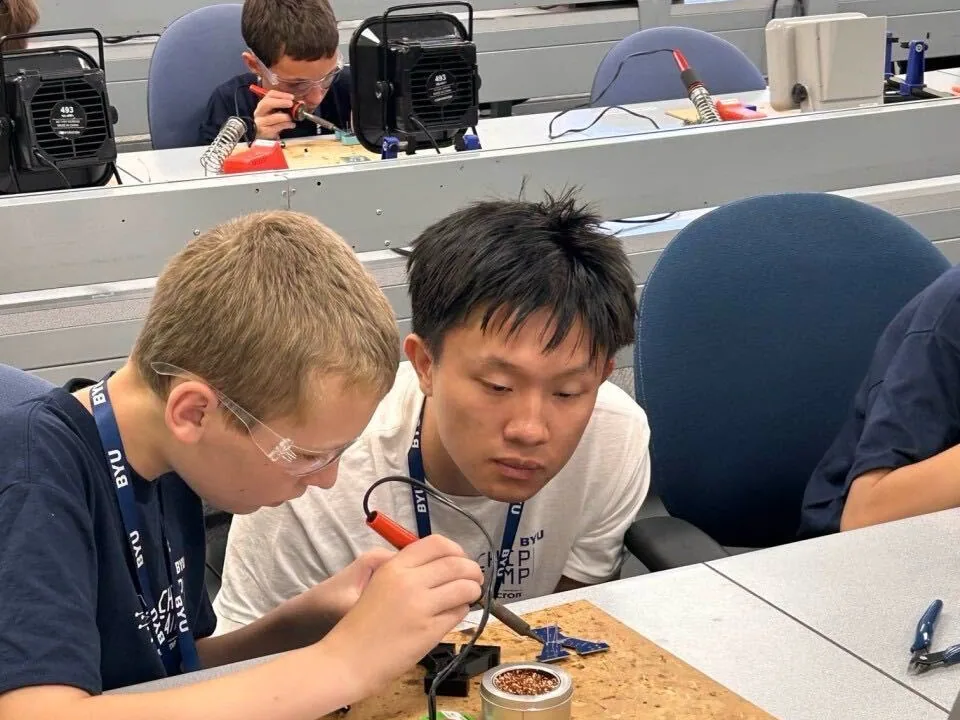
#> input picture src/assets/img/outreach-chip-camp.webp, 960 x 720 px, given in place of IMG_3264.jpg, which was not available
$ python optimize-images.py
#> lines starting #> are read from the running program, lines starting #| are printed output that depends on the picture
#!/usr/bin/env python3
"""Generate optimized site images from the originals in assets-src/.

Run with: npm run images
Requires Pillow. Outputs go to src/assets/img/ (bundled by Vite) and public/og.jpg.
"""
import io
import os
import sys

from PIL import Image, ImageCms, ImageOps

ROOT = os.path.dirname(os.path.dirname(os.path.abspath(__file__)))
SRC = os.path.join(ROOT, "assets-src")
OUT = os.path.join(ROOT, "src", "assets", "img")
PUBLIC = os.path.join(ROOT, "public")

SRGB = ImageCms.createProfile("sRGB")


def load(name):
    im = Image.open(os.path.join(SRC, name))
    im = ImageOps.exif_transpose(im)
    icc = im.info.get("icc_profile")
    if icc:
        try:
            im = ImageCms.profileToProfile(
                im.convert("RGB"), ImageCms.ImageCmsProfile(io.BytesIO(icc)), SRGB, outputMode="RGB"
            )
        except Exception as exc:  # fall back to a plain conversion
            print(f"  (icc conversion skipped for {name}: {exc})")
    return im.convert("RGB")


def crop_aspect(im, aspect, fx=0.5, fy=0.5, zoom=1.0):
    """Crop to width/height == aspect, centred on the focal point (fractions).

    zoom > 1 shrinks the crop window for a tighter view.
    """
    w, h = im.size
    if w / h > aspect:
        nw, nh = int(round(h * aspect)), h
    else:
        nw, nh = w, int(round(w / aspect))
    nw, nh = int(round(nw / zoom)), int(round(nh / zoom))
    left = min(max(int(round(fx * w - nw / 2)), 0), w - nw)
    top = min(max(int(round(fy * h - nh / 2)), 0), h - nh)
    return im.crop((left, top, left + nw, top + nh))


def fit_width(im, max_w):
    if im.width <= max_w:
        return im
    return im.resize((max_w, int(round(im.height * max_w / im.width))), Image.LANCZOS)


def save_webp(im, name, quality=82, limit_kb=300):
    path = os.path.join(OUT, name)
    for q in (quality, 76, 70, 64):
        im.save(path, "WEBP", quality=q, method=6)
        size = os.path.getsize(path) / 1024
        if size <= limit_kb:
            break
    print(f"  {name:32s} {im.width}x{im.height}  q{q}  {size:6.1f} KB")


def main():
    os.makedirs(OUT, exist_ok=True)
    print("Generating images...")

    lake = load("IMG_3264.jpg")
#> in load, im is the input picture: PIL image 960x720 RGB; mean R, G, B 134.4, 121.8, 115.9
    save_webp(fit_width(lake, 1800), "hero-auv.webp", limit_kb=350)
#> the loop in save_webp, `for q in (quality, 76, 70, 64):` made 1 pass
#> size on pass 1: 87.05
#|   hero-auv.webp                    960x720  q82    87.1 KB
    save_webp(fit_width(lake, 960), "hero-auv-960.webp", limit_kb=200)
#> the loop in save_webp (call 2), `for q in (quality, 76, 70, 64):` made 1 pass
#|   hero-auv-960.webp                960x720  q82    87.1 KB

    og = fit_width(crop_aspect(lake, 1200 / 630, 0.65, 0.45), 1200)
#> in crop_aspect, `return im.crop((left, top, left + nw, top + nh))`:
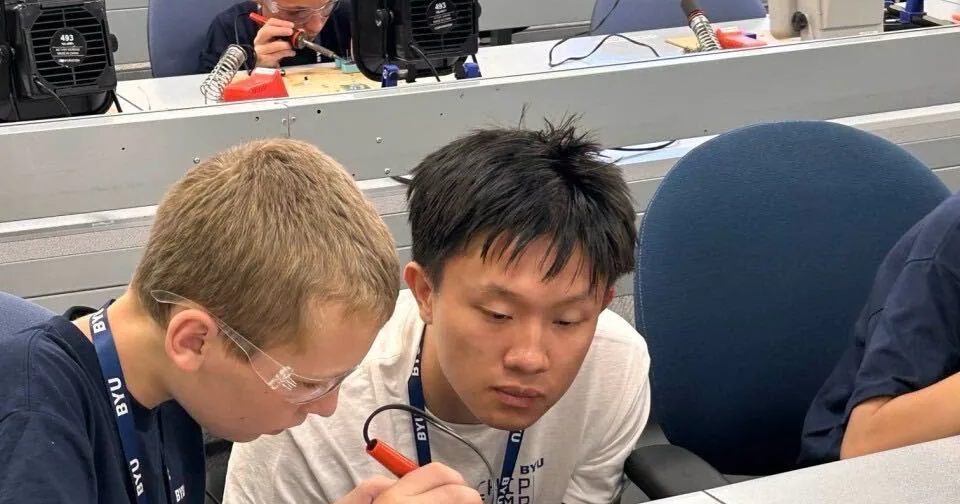
#> returned value: PIL image 960x504 RGB; mean R, G, B 122.7, 112.1, 108.6
    og.save(os.path.join(PUBLIC, "og.jpg"), "JPEG", quality=80, progressive=True, optimize=True)
    print(f"  {'public/og.jpg':32s} {og.width}x{og.height}  {os.path.getsize(os.path.join(PUBLIC, 'og.jpg'))/1024:6.1f} KB")
#|   public/og.jpg                    960x504    73.2 KB

    poster = load("IMG_5664.jpg")
#> call 2 of load, with name = 'IMG_5664.jpg'
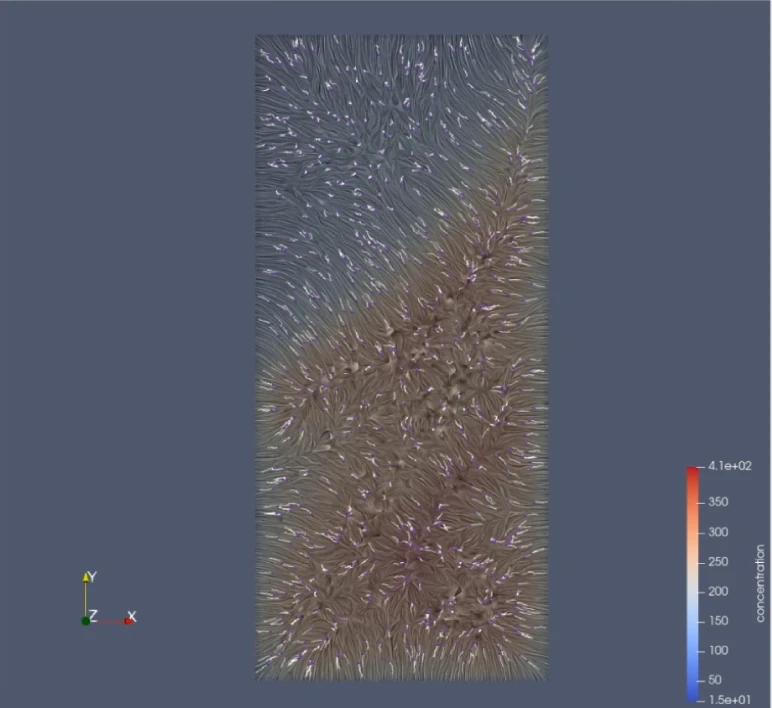
#> input picture src/assets/img/project-2d-chemokine.webp, 772 x 708 px, given in place of IMG_5664.jpg, which was not available
#> in load, im is the input picture: PIL image 772x708 RGB; mean R, G, B 87.6, 90.7, 104.4
    save_webp(fit_width(crop_aspect(poster, 16 / 10, 0.50, 0.35), 1200), "research-aria-poster.webp")
#> call 2 of crop_aspect, with aspect = 1.6, fx = 0.5, fy = 0.35, zoom = 1
#> in crop_aspect (call 2), `return im.crop((left, top, left + nw, top + nh))`:
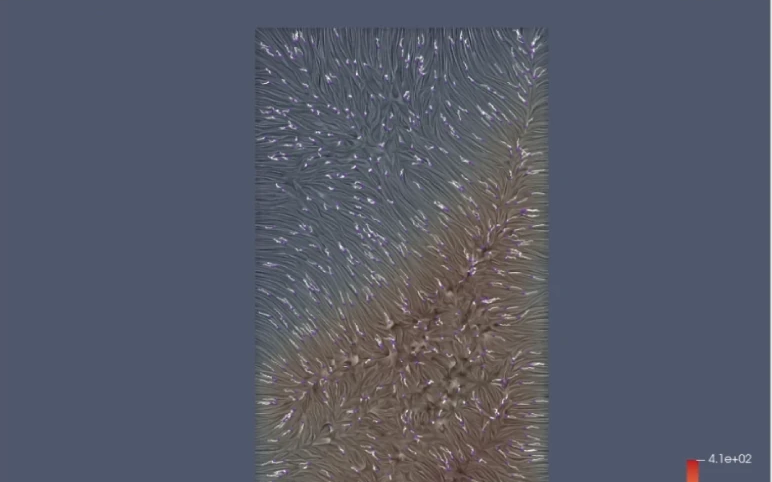
#> returned value: PIL image 772x482 RGB; mean R, G, B 86.3, 90.3, 104.6
#|   research-aria-poster.webp        772x482  q82    19.6 KB

    # Figure taken from the CONSORT project site (frostlab.byu.edu/consort-planner)
    save_webp(
        fit_width(crop_aspect(load("consort-fig7-holoocean.webp"), 16 / 10, 0.5, 0.5), 1200),
        "research-consort-holoocean.webp",
    )
#> call 3 of crop_aspect, with aspect = 1.6, fx = 0.5, fy = 0.5, zoom = 1
#> in crop_aspect (call 3), `top = min(max(int(round(fy * h - nh / 2)), 0), h - nh)`: top = 113
#> in crop_aspect (call 3), `return im.crop((left, top, left + nw, top + nh))`:
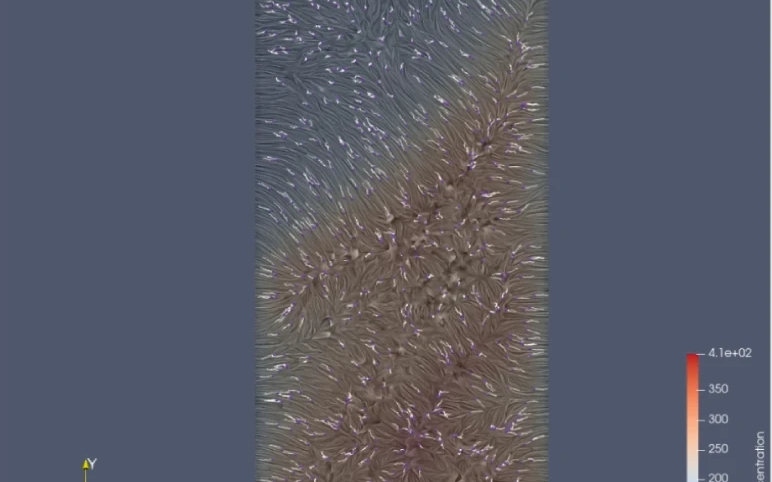
#> returned value: PIL image 772x482 RGB; mean R, G, B 88.9, 90.9, 103.3
#|   research-consort-holoocean.webp  772x482  q82    22.0 KB

    podium = load("IMG_5698.png")
    save_webp(fit_width(crop_aspect(podium, 16 / 10, 0.50, 0.58), 1200), "talk-iros-podium.webp")

    camp = load("IMG_5525.jpg")
    save_webp(fit_width(crop_aspect(camp, 4 / 3, 0.50, 0.40), 960), "teaching-chip-camp.webp")

    urban = load("UsUrbanGrowthMap.png")
    save_webp(fit_width(crop_aspect(urban, 16 / 10, 0.5, 0.5), 1200), "project-urban-growth.webp")

    save_webp(load("d1chemgradsim.png"), "project-1d-chemokine.webp", quality=90)

    # Slide 6 of the final-project deck (image7.jpg): crop to the tissue region only.
    tissue = load("adler-stained-tissue.jpg")
    save_webp(tissue.crop((320, 205, 1010, 636)), "research-adler-tissue.webp", quality=88)


if __name__ == "__main__":
#> (the run stopped early here; a loop or call above may not have finished)
